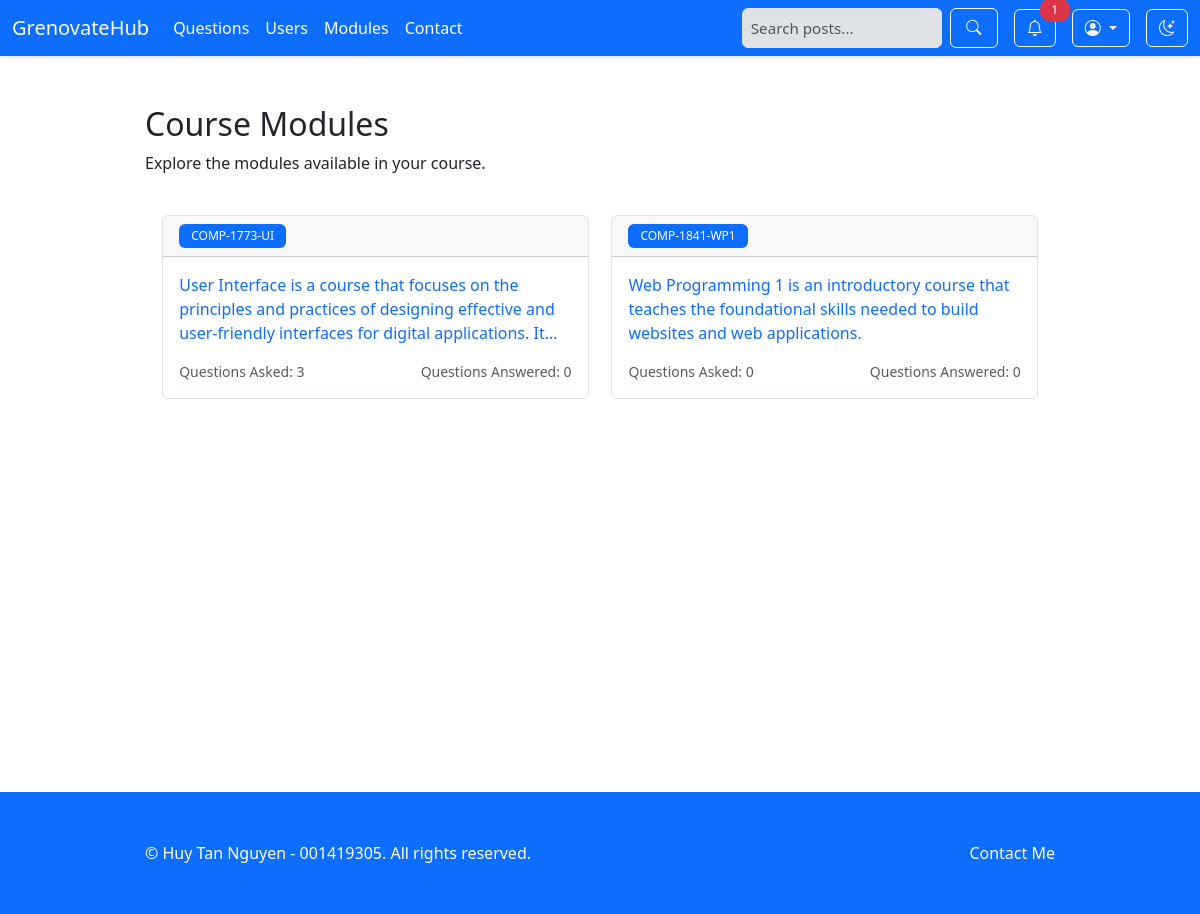
/web1-project-final/show_modules.php (signed in), run on the app's committed database.
### tables this page shows
CREATE TABLE `modules` (
  `ID` bigint(20) NOT NULL,
  `ModuleName` varchar(50) NOT NULL,
  `Description` text DEFAULT NULL
);

### web1-project-final/show_modules.php (called while the page is built, shortened)
<?php
include 'includes/DatabaseConnection.php';
include 'includes/DatabaseFunction.php';
try {
    $modules = getAllModulesWithStats($pdo);
    include 'templates/show_modules.html.php';
} catch (PDOException $e) {
    $title = 'An error has occurred';
    $output = 'Database error: ' . $e->getMessage();
}
include 'templates/layout.html.php';
?>

### web1-project-final/includes/DatabaseFunction.php (called while the page is built, shortened)
<?php
function query($pdo, $sql, $parameters = []) {
    $query = $pdo->prepare($sql);
    foreach ($parameters as $key => $value) {
        if (is_int($value)) {
            $query->bindValue($key, $value, PDO::PARAM_INT);
        } else if (is_bool($value)) {
            $query->bindValue($key, $value, PDO::PARAM_BOOL);
        } else if (is_null($value)) {
            $query->bindValue($key, $value, PDO::PARAM_NULL);
        } else {
            $query->bindValue($key, $value, PDO::PARAM_STR);
        }
    }
    $query->execute();
    return $query;
}
function fetchAll($pdo, $sql, $parameters = []) {
    $query = query($pdo, $sql, $parameters);
    return $query->fetchAll(PDO::FETCH_ASSOC);
}
function getAllModulesWithStats($pdo) {
    $sql = 'SELECT
                m.ID AS id,
                m.ModuleName AS name,
                m.Description AS description,
                (SELECT COUNT(*) FROM Posts p WHERE p.ModuleID = m.ID) AS questions_asked,
                (SELECT COUNT(*) FROM Answers a JOIN Posts p ON a.PostID = p.ID WHERE p.ModuleID = m.ID) AS questions_answered
            FROM modules m
            ORDER BY m.ModuleName ASC';
    return fetchAll($pdo, $sql);
}

### web1-project-final/templates/show_modules.html.php (the view)
<div class="container mt-4">
    <div class="row mb-4">
        <div class="col-12">
            <h2>Course Modules</h2>
            <p>Explore the modules available in your course.</p>
        </div>
    </div>
    <div class="grid-container">
        <?php foreach ($modules as $module): ?>
            <div class="card">
                <a href="search.php?q=&module=<?php echo htmlspecialchars($module['name']); ?>&user">
                    <div class="card-header">
                        <span class="font-weight-bold badge bg-primary"><?php echo htmlspecialchars($module['name']); ?></span>
                    </div>
                    <div class="card-body">
                        <p class="card-text"><?php echo htmlspecialchars($module['description'] ?? 'No description available.'); ?></p>
                        <div class="d-flex justify-content-between text-muted fs-body2" style="font-size: 0.875rem;">
                            <span>Questions Asked: <?php echo htmlspecialchars($module['questions_asked']); ?></span>
                            <span>Questions Answered: <?php echo htmlspecialchars($module['questions_answered']); ?></span>
                        </div>
                    </div>
                </a>
            </div>
        <?php endforeach; ?>
    </div>
</div>

### web1-project-final/index.css (style rules this page uses)
:root { --primary: #0d6efd; --primary-foreground: #ffffff; --secondary: #6c757d; --secondary-foreground: #ffffff; --accent: #e9ecef; --accent-foreground: #212529; --background: #ffffff; --foreground: #212529; --card: #ffffff; --card-foreground: #212529; --border: #dee2e6; --input: #dee2e6; --ring: #0d6efd; --radius: 0.375rem; --font-family: system-ui, -apple-system, "Segoe UI", Roboto; }
body { font-family: var(--font-family); background-color: var(--background); color: var(--foreground); }
.card { background-color: var(--card); color: var(--card-foreground); border-color: var(--border); transition: transform 0.2s; }
.badge { font-weight: 500; padding: 0.5em 1em; }
.grid-container { display: grid; grid-template-columns: repeat(auto-fit, minmax(285px, 1fr)); gap: 22.8px; padding: 0 17.2px; }
.card-header { display: flex; justify-content: space-between; align-items: center; }
.card-text { display: -webkit-box; -webkit-line-clamp: 3; -webkit-box-orient: vertical; overflow: hidden; text-overflow: ellipsis; }
.container { max-width: 120vh; margin: 0 auto; padding: 25px; }
.fs-body2 { font-size: 0.95rem; }
.card a { text-decoration: none !important; }
div a { text-decoration: none !important; }

### data on the page
modules: ModuleName "COMP-1773-UI", Description "User Interface is a course that focuses on the principles and practices of designing effective and user-friendly interfaces for digital applications.…", questions_asked "3", questions_answered "0"
modules: ModuleName "COMP-1841-WP1", Description "Web Programming 1 is an introductory course that teaches the foundational skills needed to build websites and web applications.", questions_asked "0", questions_answered "0"

### other printed values
$unread_count "1"
